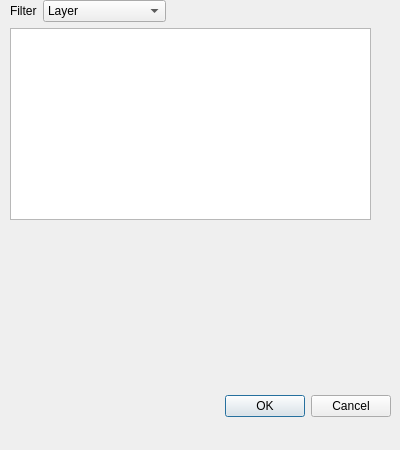
<?xml version="1.0" encoding="UTF-8"?>
<ui version="4.0">
 <class>FlyEmGeoFilterDialog</class>
 <widget class="QDialog" name="FlyEmGeoFilterDialog">
  <property name="geometry">
   <rect>
    <x>0</x>
    <y>0</y>
    <width>400</width>
    <height>450</height>
   </rect>
  </property>
  <property name="windowTitle">
   <string>Search Neuron</string>
  </property>
  <widget class="QDialogButtonBox" name="buttonBox">
   <property name="geometry">
    <rect>
     <x>50</x>
     <y>390</y>
     <width>341</width>
     <height>32</height>
    </rect>
   </property>
   <property name="orientation">
    <enum>Qt::Horizontal</enum>
   </property>
   <property name="standardButtons">
    <set>QDialogButtonBox::Cancel|QDialogButtonBox::Ok</set>
   </property>
  </widget>
  <widget class="QWidget" name="">
   <property name="geometry">
    <rect>
     <x>10</x>
     <y>0</y>
     <width>361</width>
     <height>341</height>
    </rect>
   </property>
   <layout class="QVBoxLayout" name="verticalLayout_2">
    <item>
     <layout class="QVBoxLayout" name="verticalLayout">
      <item>
       <layout class="QHBoxLayout" name="horizontalLayout">
        <item>
         <widget class="QLabel" name="label">
          <property name="text">
           <string>Filter</string>
          </property>
         </widget>
        </item>
        <item>
         <widget class="QComboBox" name="filterComboBox">
          <item>
           <property name="text">
            <string>Layer</string>
           </property>
          </item>
          <item>
           <property name="text">
            <string>Surface Distance</string>
           </property>
          </item>
          <item>
           <property name="text">
            <string>Branch Angle</string>
           </property>
          </item>
          <item>
           <property name="text">
            <string>Composite</string>
           </property>
          </item>
         </widget>
        </item>
        <item>
         <spacer name="horizontalSpacer">
          <property name="orientation">
           <enum>Qt::Horizontal</enum>
          </property>
          <property name="sizeHint" stdset="0">
           <size>
            <width>40</width>
            <height>20</height>
           </size>
          </property>
         </spacer>
        </item>
       </layout>
      </item>
      <item>
       <widget class="QTextEdit" name="filterTextEdit"/>
      </item>
     </layout>
    </item>
    <item>
     <spacer name="verticalSpacer">
      <property name="orientation">
       <enum>Qt::Vertical</enum>
      </property>
      <property name="sizeHint" stdset="0">
       <size>
        <width>20</width>
        <height>13</height>
       </size>
      </property>
     </spacer>
    </item>
   </layout>
  </widget>
 </widget>
 <resources/>
 <connections>
  <connection>
   <sender>buttonBox</sender>
   <signal>accepted()</signal>
   <receiver>FlyEmGeoFilterDialog</receiver>
   <slot>accept()</slot>
   <hints>
    <hint type="sourcelabel">
     <x>268</x>
     <y>404</y>
    </hint>
    <hint type="destinationlabel">
     <x>157</x>
     <y>274</y>
    </hint>
   </hints>
  </connection>
  <connection>
   <sender>buttonBox</sender>
   <signal>rejected()</signal>
   <receiver>FlyEmGeoFilterDialog</receiver>
   <slot>reject()</slot>
   <hints>
    <hint type="sourcelabel">
     <x>336</x>
     <y>410</y>
    </hint>
    <hint type="destinationlabel">
     <x>286</x>
     <y>274</y>
    </hint>
   </hints>
  </connection>
 </connections>
</ui>
